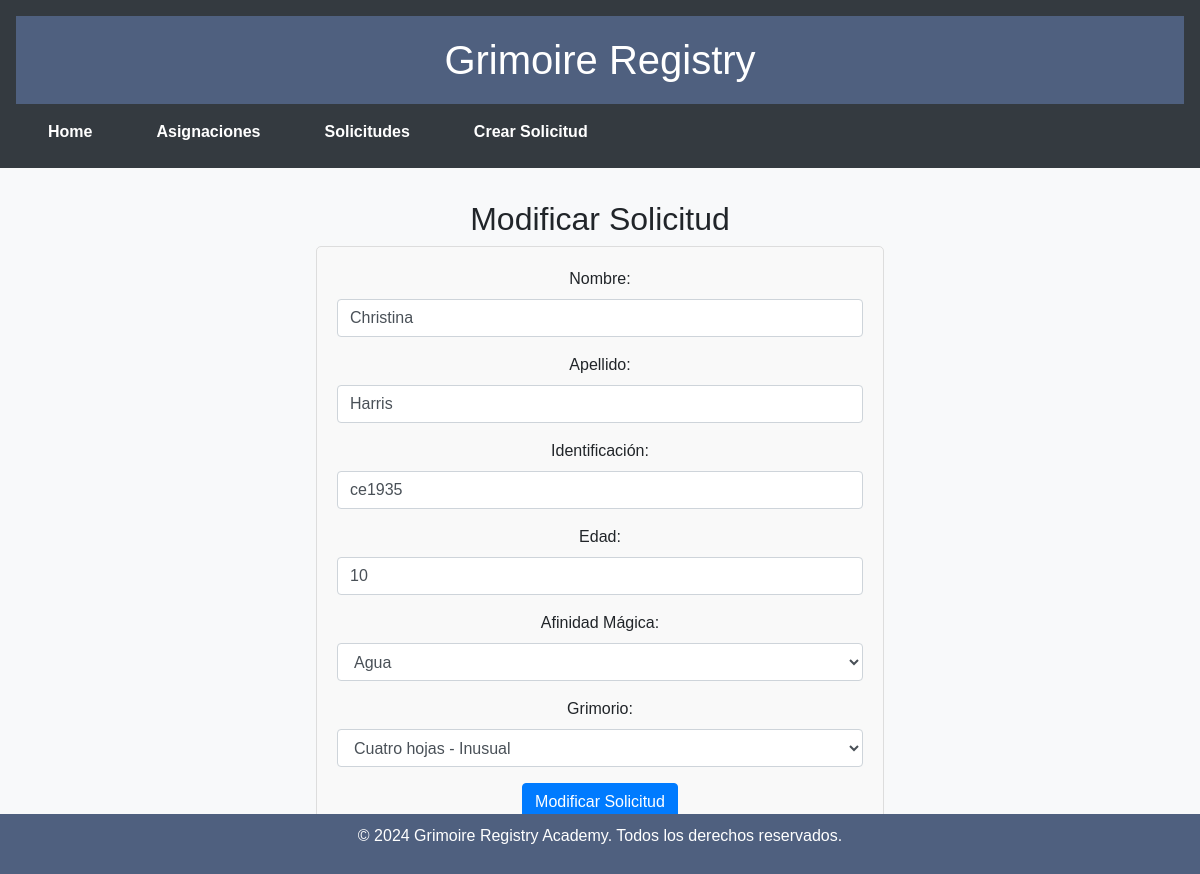
/modificar-solicitud/2, run on the app's committed database.
### GrimoireRegistry/models.py (models this page shows, shortened)
class Estudiante(db.Model):
    id = db.Column(db.Integer, primary_key=True)
    nombre = db.Column(db.String(20), nullable=False)
    apellido = db.Column(db.String(20), nullable=False)
    identificacion = db.Column(db.String(10), nullable=False, unique=True)
    edad = db.Column(db.Integer, nullable=False)
    afinidad_magica = db.Column(db.String(10), nullable=False)
    grimorio_id = db.Column(db.Integer, db.ForeignKey('grimorio.id'))
    fecha_creacion = db.Column(db.DateTime, nullable=False, default=datetime.utcnow)

class Grimorio(db.Model):
    id = db.Column(db.Integer, primary_key=True)
    tipo_trebol = db.Column(db.String(10), nullable=False)
    rareza = db.Column(db.String(10), nullable=False)
    estudiantes = db.relationship('Estudiante', backref='grimorio', lazy=True)

### GrimoireRegistry/web_routes.py (the view, shortened to what this page needs)
@web.route('/modificar-solicitud/<int:id>', methods=['GET', 'POST'])
def modificar_solicitud(id):
    estudiante = Estudiante.query.get_or_404(id)
    grimorios = Grimorio.query.all()
    return render_template('modificar_solicitud.html', estudiante=estudiante, grimorios=grimorios)

### GrimoireRegistry/templates/modificar_solicitud.html (shortened to what this page needs)
{% extends "base.html" %}
{% block content %}
<h2>Modificar Solicitud</h2>
<div class="form-container">
    <form method="POST">
        <div class="form-group">
            <label for="nombre">Nombre:</label>
            <input type="text" class="form-control" id="nombre" name="nombre" value="{{ estudiante.nombre }}" required>
        </div>
        <div class="form-group">
            <label for="apellido">Apellido:</label>
            <input type="text" class="form-control" id="apellido" name="apellido" value="{{ estudiante.apellido }}" required>
        </div>
        <div class="form-group">
            <label for="identificacion">Identificación:</label>
            <input type="text" class="form-control" id="identificacion" name="identificacion" value="{{ estudiante.identificacion }}" required>
        </div>
        <div class="form-group">
            <label for="edad">Edad:</label>
            <input type="number" class="form-control" id="edad" name="edad" value="{{ estudiante.edad }}" required>
        </div>
        <div class="form-group">
            <label for="afinidad_magica">Afinidad Mágica:</label>
            <select class="form-control" id="afinidad_magica" name="afinidad_magica" required>
                <option value="Agua" {% if estudiante.afinidad_magica == 'Agua' %}selected{% endif %}>Agua</option>
            </select>
        </div>
        <div class="form-group">
            <label for="grimorio">Grimorio:</label>
            <select class="form-control" id="grimorio" name="grimorio_id" required>
                {% for grimorio in grimorios %}
                <option value="{{ grimorio.id }}" {% if estudiante.grimorio_id == grimorio.id %}selected{% endif %}>{{ grimorio.tipo_trebol }} - {{ grimorio.rareza }}</option>
                {% endfor %}
            </select>
        </div>
        <button type="submit" class="btn btn-primary">Modificar Solicitud</button>
    </form>
</div>
{% endblock %}

### GrimoireRegistry/static/css/styles.css (style rules this page uses)
body { font-family: Arial, sans-serif; margin: 0; padding: 0; background-color: #f8f9fa; }
.form-container { max-width: 50%; margin: 0 auto; padding: 20px; border: 1px solid #ddd; border-radius: 5px; background-color: #f9f9f9; }

### data on the page
Estudiante: nombre "Christina", apellido "Harris", identificacion "ce1935", edad "10", afinidad_magica "Agua", grimorio_id "Cuatro hojas - Inusual"
